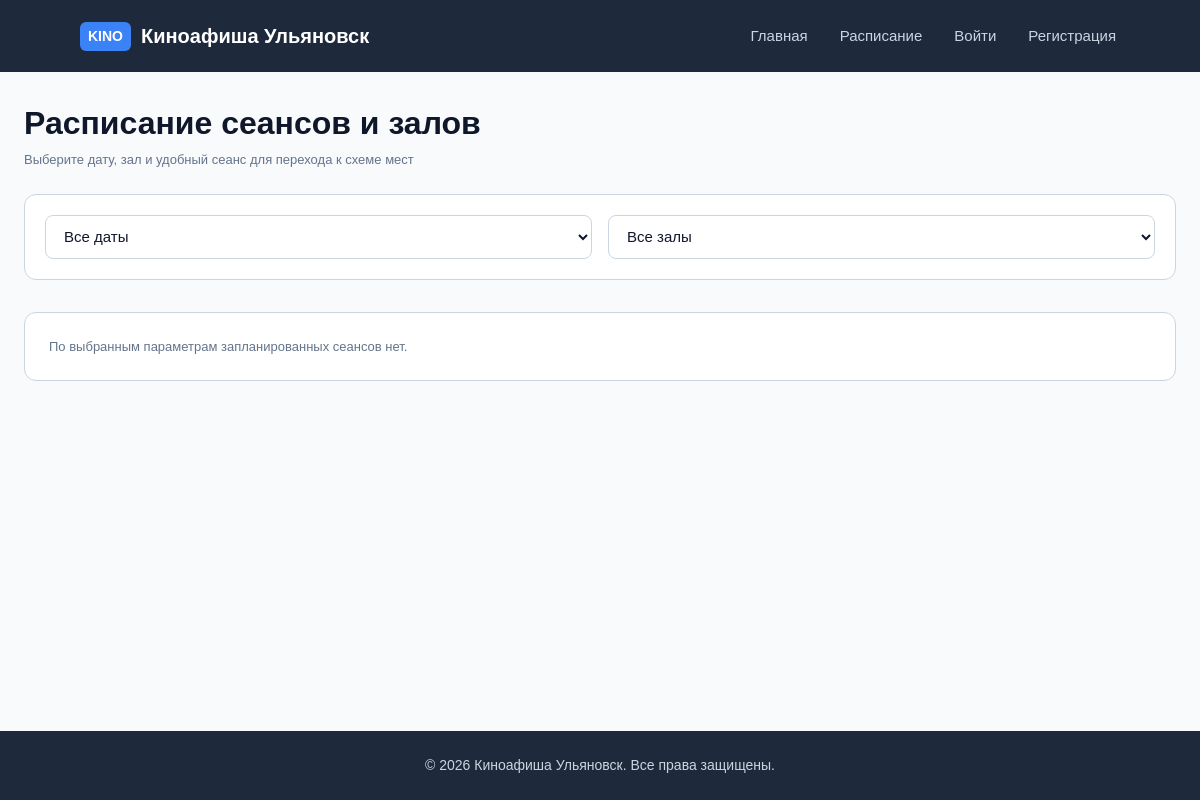
The app's page /schedule/, older data.
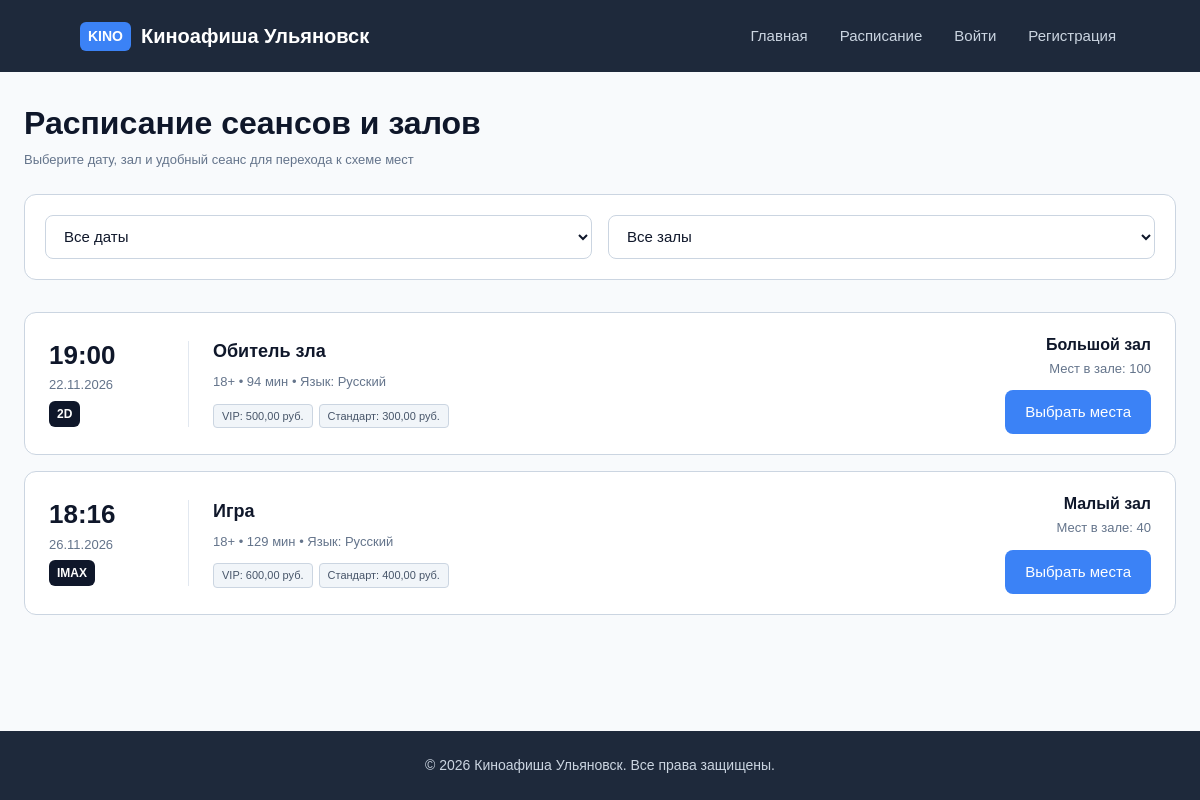
The same page, newer data.
### app/models.py (models this page shows, shortened)
class Session(models.Model):
    FORMAT_CHOICES = [
        ("2D", "2D"),
        ("3D", "3D"),
        ("IMAX", "IMAX"),
    ]
    STATUS_CHOICES = [
        ("scheduled", "Запланирован"),
        ("ongoing", "Идёт"),
        ("finished", "Завершён"),
        ("cancelled", "Отменён"),
    ]
    movie = models.ForeignKey(
        Movie,
        on_delete=models.PROTECT,
        related_name="sessions",
        verbose_name="Фильм",
    )
    hall = models.ForeignKey(
        Hall,
        on_delete=models.PROTECT,
        related_name="sessions",
        verbose_name="Зал",
    )
    start_time = models.DateTimeField(verbose_name="Время начала")
    end_time = models.DateTimeField(verbose_name="Время окончания")
    format = models.CharField(
        max_length=20, choices=FORMAT_CHOICES, default="2D", verbose_name="Формат"
    )
    language = models.CharField(
        max_length=50, default="Русский", verbose_name="Язык / Озвучка"
    )
    status = models.CharField(
        max_length=20,
        choices=STATUS_CHOICES,
        default="scheduled",
        verbose_name="Статус сеанса",
    )
    class Meta:
        verbose_name = "Сеанс"
        verbose_name_plural = "Сеансы"
        ordering = ["start_time"]

class Movie(models.Model):
    STATUS_CHOICES = [
        ("in_poster", "В афише"),
        ("hidden", "Скрыт"),
        ("archived", "Снят с показа"),
    ]
    title = models.CharField(max_length=255, verbose_name="Название фильма")
    description = models.TextField(verbose_name="Описание")
    duration_minutes = models.PositiveIntegerField(verbose_name="Длительность (мин)")
    age_rating = models.CharField(max_length=10, verbose_name="Возрастной рейтинг")
    release_year = models.PositiveIntegerField(verbose_name="Год релиза")
    poster = models.ImageField(
        upload_to="posters/", blank=True, null=True, verbose_name="Постер"
    )
    status = models.CharField(
        max_length=20,
        choices=STATUS_CHOICES,
        default="in_poster",
        verbose_name="Статус показа",
    )
    average_rating = models.DecimalField(
        max_digits=3,
        decimal_places=2,
        default=0.00,
        verbose_name="Средний рейтинг",
    )
    class Meta:
        verbose_name = "Фильм"
        verbose_name_plural = "Фильмы"
        ordering = ["-release_year", "title"]

class SessionSeatPrice(models.Model):
    session = models.ForeignKey(
        Session,
        on_delete=models.CASCADE,
        related_name="seat_prices",
        verbose_name="Сеанс",
    )
    category = models.ForeignKey(
        SeatCategory,
        on_delete=models.PROTECT,
        related_name="session_prices",
        verbose_name="Категория места",
    )
    price = models.DecimalField(
        max_digits=10, decimal_places=2, verbose_name="Стоимость (руб.)"
    )
    is_active = models.BooleanField(default=True, verbose_name="Активен")
    class Meta:
        verbose_name = "Цена по категории места"
        verbose_name_plural = "Цены по категориям мест"
        constraints = [
            models.UniqueConstraint(
                fields=["session", "category"], name="unique_session_category_price"
            )
        ]

class SeatCategory(models.Model):
    name = models.CharField(
        max_length=50, unique=True, verbose_name="Название категории"
    )
    description = models.TextField(blank=True, null=True, verbose_name="Описание")
    is_active = models.BooleanField(default=True, verbose_name="Активна")
    class Meta:
        verbose_name = "Категория места"
        verbose_name_plural = "Категории мест"
        ordering = ["name"]

class Hall(models.Model):
    STATUS_CHOICES = [
        ("active", "Активен"),
        ("repair", "На ремонте"),
        ("closed", "Закрыт"),
    ]
    name = models.CharField(max_length=100, unique=True, verbose_name="Название зала")
    capacity = models.PositiveIntegerField(verbose_name="Вместимость")
    layout_config = models.TextField(
        blank=True, null=True, verbose_name="Конфигурация зала (JSON)"
    )
    status = models.CharField(
        max_length=20,
        choices=STATUS_CHOICES,
        default="active",
        verbose_name="Статус зала",
    )
    class Meta:
        verbose_name = "Зал"
        verbose_name_plural = "Залы"
        ordering = ["name"]

### app/views.py (the view)
# urls.py: path("schedule/", views.schedule_view, name="schedule"),
def schedule_view(request):
    now = timezone.now()
    sessions_qs = (
        Session.objects.filter(start_time__gte=now, status="scheduled")
        .select_related("movie", "hall")
        .prefetch_related("seat_prices", "movie__movie_genres__genre")
        .order_by("start_time")
    )
    selected_date = request.GET.get("date", "").strip()
    selected_hall = request.GET.get("hall", "").strip()
    halls = Hall.objects.filter(status="active").order_by("name")
    available_dates = sorted(
        {timezone.localtime(s.start_time).date() for s in sessions_qs}
    )
    if selected_date:
        try:
            filter_date = timezone.datetime.strptime(selected_date, "%Y-%m-%d").date()
            sessions_qs = sessions_qs.filter(start_time__date=filter_date)
        except ValueError:
            selected_date = ""
    if selected_hall:
        sessions_qs = sessions_qs.filter(hall_id=selected_hall)
        try:
            selected_hall = int(selected_hall)
        except ValueError:
            selected_hall = ""
    context = {
        "sessions": sessions_qs,
        "halls": halls,
        "available_dates": available_dates,
        "selected_date": selected_date,
        "selected_hall": selected_hall,
    }
    return render(request, "app/schedule.html", context)

### app/templates/app/schedule.html (shortened to what this page needs)
{% load static %}
<!DOCTYPE html>
<html lang="ru">
<head>
    <link rel="stylesheet" href="{% static 'css/style.css' %}">
</head>
<body>
    <header class="header">
    <a href="{% url 'movie_list' %}" class="logo-link">
        <div class="logo">
            <span class="logo-badge">KINO</span> Киноафиша Ульяновск
        </div>
    </a>
    <nav class="nav">
        <a href="{% url 'movie_list' %}">Главная</a>
        <a href="{% url 'schedule' %}">Расписание</a>
        {% if request.user.is_authenticated %}
            <a href="{% url 'profile' %}" class="active">Привет, {{ request.user.username }}</a>
            <form action="{% url 'logout' %}" method="post" class="nav-logout-form">
                {% csrf_token %}
                <button type="submit" class="nav-logout-btn">Выйти</button>
            </form>
        {% else %}
            <a href="{% url 'login' %}">Войти</a>
            <a href="{% url 'register' %}">Регистрация</a>
        {% endif %}
    </nav>
    </header>
    <main class="container">
        <section>
            <h1>Расписание сеансов и залов</h1>
            <p class="caption page-subtitle">Выберите дату, зал и удобный сеанс для перехода к схеме мест</p>
            <form method="get" class="filters-bar">
                <select name="date" class="select" onchange="this.form.submit()">
                    <option value="">Все даты</option>
                </select>
                <select name="hall" class="select" onchange="this.form.submit()">
                    <option value="">Все залы</option>
                </select>
            </form>
        </section>
        <section class="schedule-list">
            {% for session in sessions %}
                <article class="schedule-card">
                    <div class="schedule-time-box">
                        <strong class="schedule-time">{{ session.start_time|date:"H:i" }}</strong>
                        <span class="caption">{{ session.start_time|date:"d.m.Y" }}</span>
                        <span class="badge badge-age">{{ session.format }}</span>
                    </div>
                    <div class="schedule-movie-info">
                        <h3>
                            <a href="{% url 'movie_detail' session.movie.pk %}" class="profile-movie-link">
                                {{ session.movie.title }}
                            </a>
                        </h3>
                        <p class="caption">
                            {{ session.movie.age_rating }} • {{ session.movie.duration_minutes }} мин • Язык: {{ session.language }}
                        </p>
                        <div class="schedule-prices">
                            {% for sp in session.seat_prices.all %}
                                <span class="genre-tag">{{ sp.category.name }}: {{ sp.price }} руб.</span>
                            {% endfor %}
                        </div>
                    </div>
                    <div class="schedule-hall-action">
                        <div class="schedule-hall-meta">
                            <strong>{{ session.hall.name }}</strong>
                            <span class="caption">Мест в зале: {{ session.hall.capacity }}</span>
                        </div>
                        <a href="{% url 'session_booking' session.pk %}" class="btn btn-primary">Выбрать места</a>
                    </div>
                </article>
            {% empty %}
                <div class="profile-section">
                    <p class="caption">По выбранным параметрам запланированных сеансов нет.</p>
                </div>
            {% endfor %}
        </section>
    </main>
    <footer class="footer">
        <p>© 2026 Киноафиша Ульяновск. Все права защищены.</p>
    </footer>
</body>
</html>

### app/static/css/style.css (style rules this page uses)
* { box-sizing: border-box; margin: 0; padding: 0; }
body { font-family: Arial, Helvetica, sans-serif; background-color: #f8fafc; color: #0f172a; line-height: 1.5; display: flex; flex-direction: column; min-height: 100vh; }
.container { max-width: 1280px; width: 100%; margin: 0 auto; padding: 32px 24px; flex: 1; }
h1 { font-size: 32px; font-weight: 700; line-height: 1.2; margin-bottom: 8px; }
h3 { font-size: 18px; font-weight: 600; line-height: 1.4; }
.caption { font-size: 13px; color: #64748b; }
.page-subtitle { margin-bottom: 24px; }
.header { background-color: #1e293b; color: #ffffff; padding: 16px 80px; display: flex; align-items: center; justify-content: space-between; gap: 24px; }
.logo-link { text-decoration: none; color: inherit; display: inline-flex; align-items: center; }
.logo { font-size: 20px; font-weight: 700; display: flex; align-items: center; gap: 10px; color: #ffffff; }
.logo-badge { background-color: #3b82f6; padding: 4px 8px; border-radius: 6px; font-size: 14px; color: #ffffff; }
.nav { display: flex; gap: 24px; align-items: center; flex-wrap: wrap; }
.nav a { color: #cbd5e1; text-decoration: none; font-size: 15px; font-weight: 500; padding: 8px 4px; min-height: 40px; display: inline-flex; align-items: center; }
.btn { display: inline-flex; align-items: center; justify-content: center; min-height: 44px; padding: 10px 20px; border-radius: 8px; font-size: 15px; font-weight: 500; border: none; cursor: pointer; text-decoration: none; text-align: center; }
.btn-primary { background-color: #3b82f6; color: #ffffff; }
.filters-bar { background-color: #ffffff; padding: 20px; border-radius: 12px; border: 1px solid #cbd5e1; display: flex; flex-wrap: wrap; gap: 16px; margin-bottom: 32px; }
.input, .select { flex: 1 1 240px; min-height: 44px; padding: 10px 14px; border-radius: 8px; border: 1px solid #cbd5e1; background-color: #ffffff; color: #0f172a; font-size: 15px; }
.badge { padding: 4px 8px; border-radius: 6px; font-size: 12px; font-weight: 600; }
.badge-age { background-color: #0f172a; color: #ffffff; }
.genre-tag { background-color: #f1f5f9; color: #475569; font-size: 11px; font-weight: 500; padding: 3px 8px; border-radius: 4px; border: 1px solid #cbd5e1; }
.profile-movie-link { color: #0f172a; text-decoration: none; }
.schedule-list { display: flex; flex-direction: column; gap: 16px; }
.schedule-card { background-color: #ffffff; border: 1px solid #cbd5e1; border-radius: 12px; padding: 20px 24px; display: grid; grid-template-columns: 140px 1fr 240px; align-items: center; gap: 24px; }
.schedule-time-box { display: flex; flex-direction: column; align-items: flex-start; gap: 6px; border-right: 1px solid #e2e8f0; padding-right: 16px; }
.schedule-time { font-size: 26px; color: #0f172a; line-height: 1.1; }
.schedule-movie-info { display: flex; flex-direction: column; gap: 8px; }
.schedule-prices { display: flex; flex-wrap: wrap; gap: 6px; margin-top: 4px; }
.schedule-hall-action { display: flex; flex-direction: column; align-items: flex-end; gap: 12px; }
.schedule-hall-meta { display: flex; flex-direction: column; align-items: flex-end; gap: 2px; }
.footer { background-color: #1e293b; color: #cbd5e1; padding: 24px 16px; text-align: center; margin-top: 48px; font-size: 14px; }

Row changes from the older to the newer data that the page shows:
added Session: start_time "19:00", start_time "22.11.2026", format "2D", movie "Обитель зла", movie.age_rating "18+", movie.duration_minutes "94", language "Русский", hall.name "Большой зал", hall.capacity "100"
added SessionSeatPrice: category.name "VIP", price "500,00", shown under "19:00"
added SessionSeatPrice: category.name "Стандарт", price "300,00", shown under "19:00"
added Session: start_time "18:16", start_time "26.11.2026", format "IMAX", movie "Игра", movie.age_rating "18+", movie.duration_minutes "129", language "Русский", hall.name "Малый зал", hall.capacity "40"
added SessionSeatPrice: category.name "VIP", price "600,00", shown under "18:16"
added SessionSeatPrice: category.name "Стандарт", price "400,00", shown under "18:16"
Text that changed along with them:
text no longer shown: "По выбранным параметрам запланированных сеансов нет."
